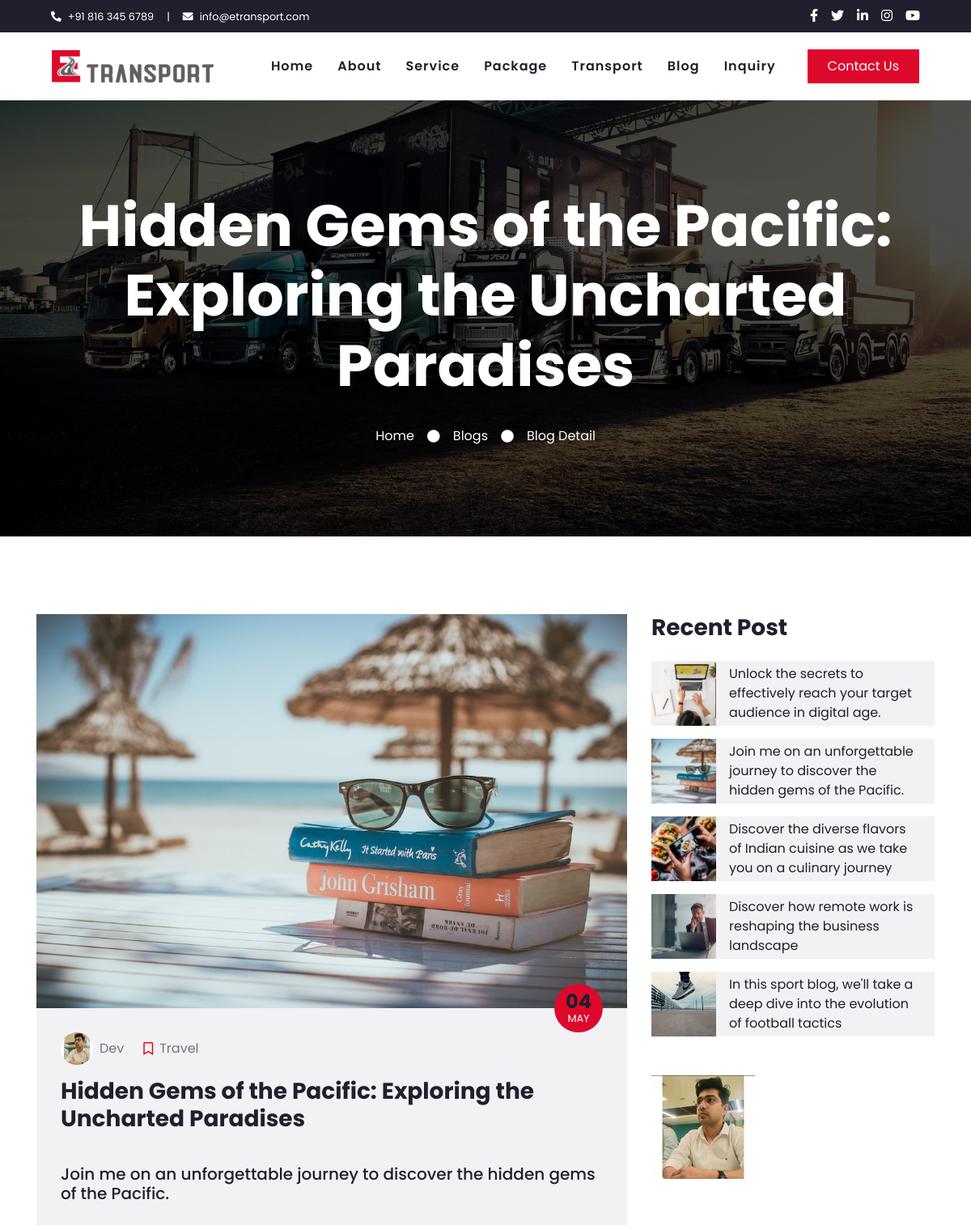
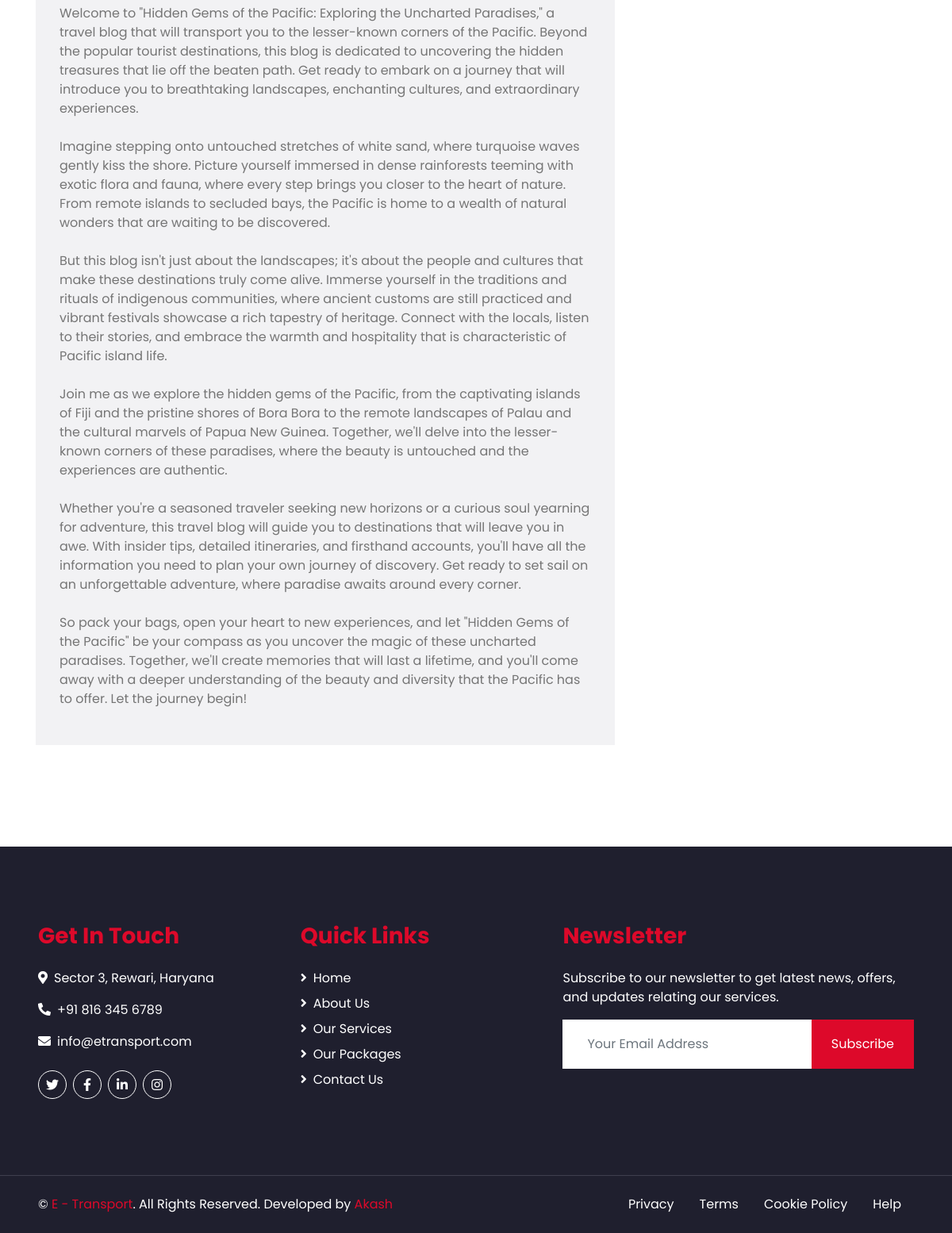
The app's page /blog-detail.php?id=16 with its own data (2 pictures, top to bottom).
### tables this page shows
CREATE TABLE `tbl_blog` (
  `id` int(11) NOT NULL,
  `title` text NOT NULL,
  `category_id` int(11) NOT NULL,
  `author_id` int(11) NOT NULL,
  `image` varchar(250) NOT NULL,
  `short_description` text NOT NULL,
  `long_description` text NOT NULL,
  `created_on` date NOT NULL,
  `updated_on` date NOT NULL,
  `status` enum('0','1') NOT NULL DEFAULT '1'
);

CREATE TABLE `tbl_user` (
  `id` int(11) NOT NULL,
  `first_name` varchar(100) NOT NULL,
  `last_name` varchar(100) NOT NULL,
  `email` varchar(200) NOT NULL,
  `password` varchar(100) NOT NULL,
  `profile_image` varchar(250) NOT NULL,
  `created_on` date NOT NULL,
  `updated_on` date NOT NULL,
  `user_role` enum('1','2') NOT NULL DEFAULT '2'
);

CREATE TABLE `tbl_blog_category` (
  `id` int(11) NOT NULL,
  `name` varchar(200) NOT NULL,
  `created_on` date NOT NULL,
  `updated_on` date NOT NULL,
  `status` enum('0','1') NOT NULL DEFAULT '1'
);

### blog-detail.php (the view, shortened to what this page needs)
<?php
include("admin/config/dbconnect.php");
$blogg_id=$_GET['id'];
$blog_query="select tbl_blog.*,tbl_user.first_name as name,tbl_user.profile_image as profile_photo,tbl_blog_category.name as categ_name from tbl_blog join tbl_user on tbl_blog.author_id=tbl_user.id join tbl_blog_category on tbl_blog.category_id=tbl_blog_category.id where tbl_blog.id='".$blogg_id."'";
$blog_data=$conn->query($blog_query);
$blog_arr = $blog_data->fetch_assoc();
$random_query="select * from tbl_blog order by rand() limit 5";
$random_data=$conn->query($random_query);
?>
<!DOCTYPE html>
<html lang="en">
<head>
    <link href="https://cdnjs.cloudflare.com/ajax/libs/font-awesome/5.10.0/css/all.min.css" rel="stylesheet">
    <link href="lib/owlcarousel/assets/owl.carousel.min.css" rel="stylesheet">
    <link href="css/style.css" rel="stylesheet">
</head>
<body>
    <?php include("include/topbar.php"); ?>
    <?php include("include/navbar.php"); ?>
    <div class="jumbotron jumbotron-fluid mb-5">
        <div class="container text-center py-5">
            <h3 class="text-white display-3"><?php echo $blog_arr['title'];?></h3>
            <br>
            <div class="d-inline-flex align-items-center text-white">
                <p class="m-0"><a class="text-white" href="index.php">Home</a></p>
                <i class="fa fa-circle px-3"></i>
                <p class="m-0"><a class="text-white" href="blog.php">Blogs</a></p>
                <i class="fa fa-circle px-3"></i>
                <p class="m-0">Blog Detail</p>
            </div>
        </div>
    </div>
    <div class="container py-5">
        <div class="row">
            <div class="col-lg-8">
                <div class="pb-3">
                    <div class="position-relative">
                        <img class="img-fluid w-100" src="<?php echo "./uploads/blog/".$blog_arr['image']; ?>" alt="cover_image">
                        <div class="position-absolute bg-primary d-flex flex-column align-items-center justify-content-center rounded-circle"
                            style="width: 60px; height: 60px; bottom: -30px; right: 30px;">
                            <h4 class="font-weight-bold mb-n1"><?php echo date('d', strtotime($blog_arr['created_on'])); ?></h4>
                            <small class="text-white text-uppercase"><?php echo date('M', strtotime($blog_arr['created_on'])); ?></small>
                        </div>
                    </div>
                    <div class="bg-secondary mb-3" style="padding: 30px;">
                        <div class="d-flex mb-3">
                            <div class="d-flex align-items-center">
                                <img class="rounded-circle" style="width: 40px; height: 40px;" src="<?php echo "./uploads/profile/".$blog_arr['profile_photo']; ?>" alt="user_image">
                                <a class="text-muted ml-2" href=""><?php echo $blog_arr['name']?></a>
                            </div>
                            <div class="d-flex align-items-center ml-4">
                                <i class="far fa-bookmark text-primary"></i>
                                <a class="text-muted ml-2" ><?php echo $blog_arr['categ_name'];?></a>
                            </div>
                        </div>
                        <h3 class="font-weight-bold mb-3"><?php echo $blog_arr['title'];?></h3>
                        <br>
                        <h5><?php echo $blog_arr['short_description'];?></h5>
                        <br>
                        <p><?php echo $blog_arr['long_description'];?></p>
                    </div>
                </div>
            </div>
            <div class="col-lg-4 mt-5 mt-lg-0">
                <div class="mb-5">
                    <h3 class="mb-4">Recent Post</h3>
                    <?php while($rowrandom = $random_data->fetch_assoc()){
                    ?>
                    <div class="d-flex mb-3">
                        <img class="img-fluid" src="<?php echo "./uploads/blog/".$rowrandom['image']; ?>" style="width: 80px; height: 80px; object-fit: cover;" alt="">
                        <a href="blog-detail.php?id=<?php echo $rowrandom['id'];?>" class="d-flex align-items-center bg-secondary text-dark text-decoration-none px-3" style="height: 80px;">
                        <?php echo $rowrandom['short_description'];?>
                        </a>
                    </div>
                    <?php } ?>
                </div>
                <div class="mb-5">
                    <img src="<?php echo "./uploads/profile/".$blog_arr['profile_photo']; ?>" alt="" class="img-fluid">
                </div>
            </div>
        </div>
    </div>
    <?php include("include/footer.php"); ?>
</body>
</html>

### records on screen
tbl_blog: title "Hidden Gems of the Pacific: Exploring the Uncharted Paradises", image (picture), created_on "04", created_on "MAY", author.profile_image (picture), author.first_name "Dev", tbl_blog_category.name "Travel", short_description "Join me on an unforgettable journey to discover the hidden gems of the Pacific.", long_description "Welcome to \"Hidden Gems of the Pacific: Exploring the Uncharted Paradises,\" a travel blog that will transport you to the lesser-known corners of the Pacific. Beyond the popular tourist destinations, this blog is dedicated to uncovering the hidden treasures that lie off the beaten path. Get ready to embark on a journey that will introduce you to breathtaking landscapes, enchanting cultures, and extraordinary experiences. Imagine stepping onto untouched stretches of white sand, where turquoise waves gently kiss the shore. Picture yourself immersed in dense rainforests teeming with exotic flora and fauna, where every step brings you closer to the heart of nature. From remote islands to…"
tbl_blog: image (picture), short_description "Unlock the secrets to effectively reach your target audience in digital age."
tbl_blog: image (picture), short_description "Discover the diverse flavors of Indian cuisine as we take you on a culinary journey"
tbl_blog: image (picture), short_description "Discover how remote work is reshaping the business landscape"
tbl_blog: image (picture), short_description "In this sport blog, we'll take a deep dive into the evolution of football tactics"
